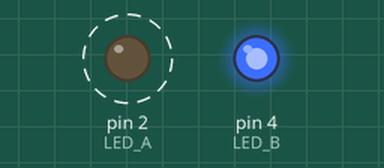
Recording of a sketch running on a simulated Arduino Uno, built with avr-gcc and run on an emulated ATmega328P. Shown: output pins drawn as LEDs (lit = HIGH). Dashed ring = blinking.

Above: at 0.3 s.
At 3.8 s:
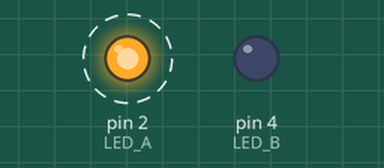
Timing chart, 0 to 5.9 s (numbered marks = the images above):
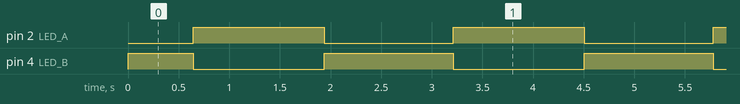

The sketch:

ex06.ino
```cpp
// ex06 警车双通道反相渐变双闪
#define LED_A 2   // 第一路LED
#define LED_B 4   // 第二路LED

// 亮度变量 0~255
int brightness = 0;
// 增减步长，控制渐变快慢
int step = 2;

void setup() {
  Serial.begin(115200);
  pinMode(LED_A, OUTPUT);
  pinMode(LED_B, OUTPUT);
}

void loop() {
  // A灯亮度递增，B灯与A反相
  analogWrite(LED_A, brightness);
  analogWrite(LED_B, 255 - brightness);

  // 更新亮度值
  brightness += step;

  // 到达边界后反向，实现循环渐变
  if (brightness >= 255 || brightness <= 0) {
    step = -step;
  }

  // 控制渐变平滑度，数值越小过渡越顺滑
  delay(10);
}
```

Measured:
- by itself, pin 2 (LED_A): alternates HIGH for 1.3 s and LOW for 1.3 s
- by itself, pin 4 (LED_B): repeats every 2.6 s: LOW 1.3 s, HIGH 1.3 s
